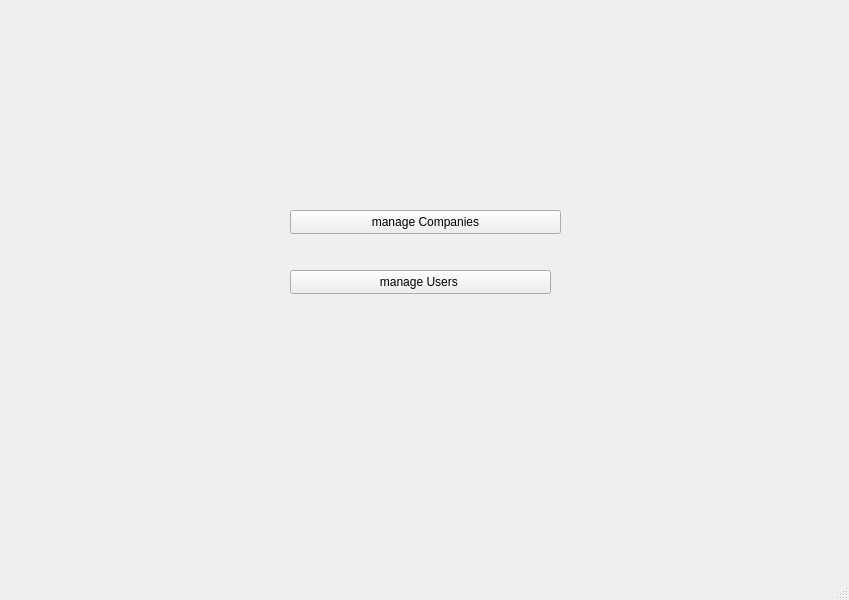
<?xml version="1.0" encoding="UTF-8"?>
<ui version="4.0">
 <class>AdminWindow</class>
 <widget class="QMainWindow" name="AdminWindow">
  <property name="geometry">
   <rect>
    <x>0</x>
    <y>0</y>
    <width>849</width>
    <height>600</height>
   </rect>
  </property>
  <property name="windowTitle">
   <string>MainWindow</string>
  </property>
  <widget class="QWidget" name="centralwidget">
   <widget class="QPushButton" name="manageCompaniesButton">
    <property name="geometry">
     <rect>
      <x>290</x>
      <y>210</y>
      <width>271</width>
      <height>24</height>
     </rect>
    </property>
    <property name="text">
     <string>manage Companies</string>
    </property>
   </widget>
   <widget class="QPushButton" name="manageUsersButton">
    <property name="geometry">
     <rect>
      <x>290</x>
      <y>270</y>
      <width>261</width>
      <height>24</height>
     </rect>
    </property>
    <property name="text">
     <string>manage Users </string>
    </property>
   </widget>
  </widget>
  <widget class="QMenuBar" name="menubar">
   <property name="geometry">
    <rect>
     <x>0</x>
     <y>0</y>
     <width>849</width>
     <height>21</height>
    </rect>
   </property>
  </widget>
  <widget class="QStatusBar" name="statusbar"/>
 </widget>
 <resources/>
 <connections/>
</ui>
